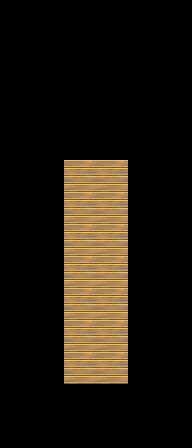

Below is a game level as drawn by its tile map, then a one-line description and the .tmx that defines it (tile-layer data replaced by summaries):
An orthogonal 6x14 tile map with 32x32 px tiles, 1 tile layer (deck_inner), 4 hidden layers not drawn and 9 objects.

<map version="1.0" orientation="orthogonal" width="6" height="14" tilewidth="32" tileheight="32">
 <tileset firstgid="1" name="ship" tilewidth="32" tileheight="32" spacing="4">
  <image source="ship.png" trans="ffffff" width="648" height="2560" />
 </tileset>
 <layer name="hull_rahmen" width="6" height="14" visible="0">
  <data>[84 cells, 84 non-empty, 23 distinct tile ids]</data>
 </layer>
 <layer name="hull_inner" width="6" height="14" visible="0">
  <data>[84 cells, 84 non-empty, 2 distinct tile ids]</data>
 </layer>
 <layer name="deck_rahmen" width="6" height="14" visible="0">
  <data>[84 cells, 84 non-empty, 4 distinct tile ids]</data>
 </layer>
 <layer name="deck_inner" width="6" height="14">
  <data>[84 cells, 82 non-empty, 2 distinct tile ids]</data>
 </layer>
 <layer name="vor1" width="6" height="14" visible="0">
  <data>[84 cells, 84 non-empty, 6 distinct tile ids]</data>
 </layer>
 <objectgroup name="1" width="6" height="14">
  <object x="33" y="415" width="127" height="20" />
  <object x="161" y="288" width="5" height="133" />
  <object x="161" y="121" width="7" height="135" />
  <object x="25" y="121" width="8" height="302" />
  <object x="90" y="1" width="13" height="32" />
  <object x="78" y="33" width="37" height="31" />
  <object x="65" y="64" width="64" height="30" />
  <object x="129" y="85" width="27" height="43" />
  <object x="34" y="87" width="29" height="39" />
 </objectgroup>
</map>
